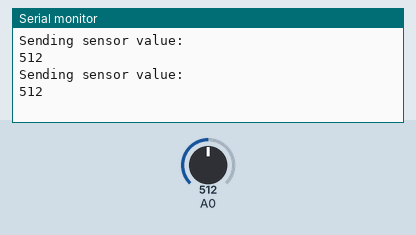
The sketch below on a simulated Arduino Uno, built with avr-gcc and run on an emulated ATmega328P. On the bench: the last lines printed to the serial monitor. Inputs (shaded band) come from the test bench; at power-on: A0 = 512. No radio packets arrive unless stated.

Above: at 1.8 s.
1.9 s: A0 set to 716
At 2.8 s:
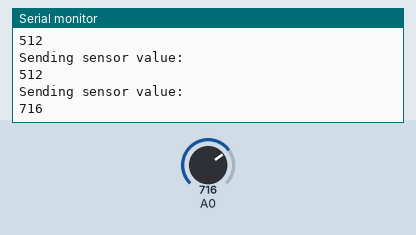
3.4 s: A0 set to 900
At 4.7 s:
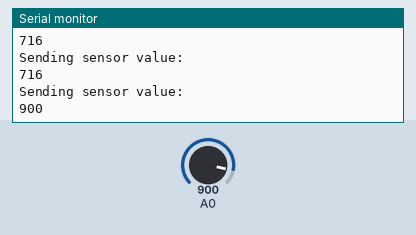
Timing chart, 0 to 6.4 s (numbered marks = the images above; inputs shaded):
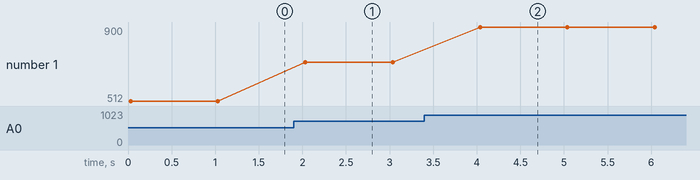

The sketch:

transmitter.ino
```cpp
/*  Kode hentet fra:
* Arduino Wireless Communication Tutorial
*     Example 1 - Transmitter Code
* by Dejan Nedelkovski, www.HowToMechatronics.com
* Library: TMRh20/RF24, https://github.com/tmrh20/RF24/
*
* Koden er modifisert av oss i forbindelse med eksamen i emnet
* IOT3000, H2021, ved USN Vestfold.
*
* Programkommentar: Oppsettet består av en Arduino, RF24 og Moisture-sensor.
* Data som blir avlest sendes videre til annet RF24-komponent som er programmert
* til å fungere som receiver.
*
*/

/* Bibliotek-import */
#include <SPI.h>
#include <nRF24L01.h>
#include <RF24.h>
/* Pins og kommunikasjonsadresse */
RF24 radio(7, 8); // CE, CSN
const byte address[6] = "00001";
//int pot = A0;

void setup() {
  pinMode(A0, INPUT);
  Serial.begin(9600);
  radio.begin();
  radio.openWritingPipe(address);
  radio.setPALevel(RF24_PA_MAX);
  radio.stopListening();
}
void loop() {
  int value;
  value = analogRead(A0);
  Serial.println("Sending sensor value:");  // Driftsmelding
  radio.write(&value, sizeof(value));       // Skriver/sender data
  Serial.println(value);                    // Driftsmelding
  delay(1000);
}
```

Measured:
- after the input at 1.9 s, the serial monitor: prints a new line after 0.13 s (image 1)
- after the input at 3.4 s, the serial monitor: prints a new line after 0.64 s (image 2)
- plotted number 1: 512 → 716 after the input at 1.9 s, 716 → 900 after the input at 3.4 s
